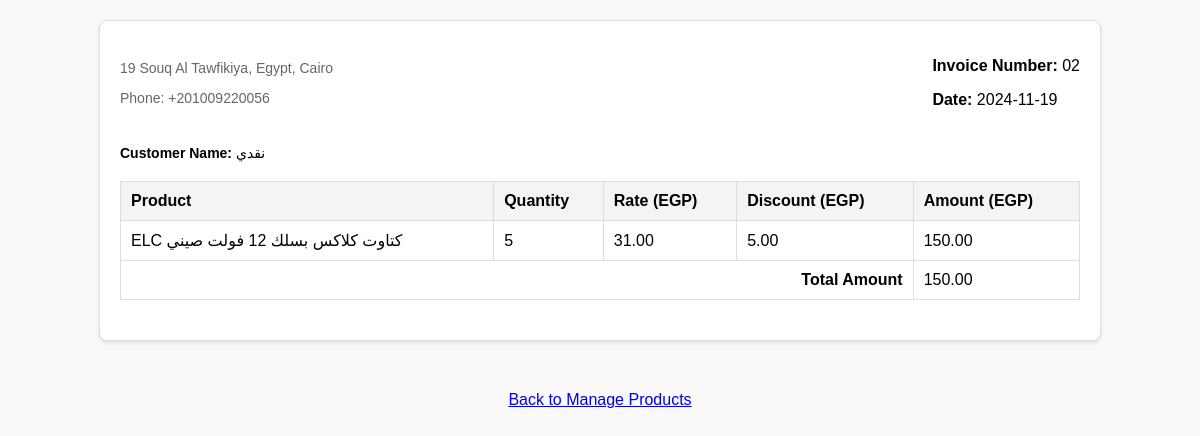
Page /invoice/2 (signed in) on the committed database.
### app/models.py (models this page shows, shortened)
class Invoice(db.Model):
    __tablename__ = 'invoices'  # Consistent naming for table
    id = db.Column(db.Integer, primary_key=True)
    customer_name = db.Column(db.String(255), nullable=False)
    invoice_number = db.Column(db.String(100), unique=True, nullable=False)
    invoice_date = db.Column(db.Date, nullable=False)
    total_amount = db.Column(Numeric(10, 2), nullable=False, default=0)
    discount = db.Column(Numeric(10, 2), nullable=True, default=0)  # Field for discounts
    items = db.relationship('InvoiceItem', back_populates='invoice', cascade="all, delete-orphan")  # Correct relationship

class InvoiceItem(db.Model):
    __tablename__ = 'invoice_item'
    __table_args__ = (
        db.UniqueConstraint('invoice_id', 'product_id', name='unique_invoice_product'),  # Prevent duplicate rows
    )
    id = db.Column(db.Integer, primary_key=True)
    invoice_id = db.Column(db.Integer, db.ForeignKey('invoices.id'), nullable=False)
    product_id = db.Column(db.Integer, db.ForeignKey('product.id'), nullable=False)
    quantity = db.Column(db.Integer, nullable=False)
    rate = db.Column(db.Numeric(10, 2), nullable=False)  # Supports up to 2 decimal places
    tax = db.Column(db.Numeric(10, 2), default=0, nullable=True)
    amount = db.Column(db.Numeric(10, 2), nullable=False)
    discount = db.Column(db.Numeric(10, 2), nullable=True, default=0)  # This can be per item
    invoice = db.relationship('Invoice', back_populates='items')  # Link to Invoice
    product = db.relationship('Product', backref='invoice_items', lazy=True)  # Link to Product

class Product(db.Model):
    __tablename__ = 'product'
    id = db.Column(db.Integer, primary_key=True)
    name = db.Column(db.String(120), nullable=False)
    description = db.Column(db.String(500))
    price = db.Column(Numeric(10, 2), nullable=False)  # Supports up to 2 decimal places
    quantity = db.Column(db.Integer, nullable=False)
    low_stock_threshold = db.Column(db.Integer, nullable=False)
    category_id = db.Column(db.Integer, db.ForeignKey('category.id'), nullable=True)

### app/routes.py (the view)
@bp.route('/invoice/<int:invoice_id>')
def view_invoice(invoice_id):
    if 'admin' not in session:
        return redirect(url_for('routes.login'))
    invoice = Invoice.query.get_or_404(invoice_id)
    for item in invoice.items:
        logging.debug(f"Item ID: {item.id}, Product Name: {item.product.name}, Quantity: {item.quantity}, Rate: {item.rate}, Amount: {item.amount}")
    return render_template('invoice_template.html', invoice=invoice)

### app/templates/invoice_template.html (shortened to what this page needs)
<!DOCTYPE html>
<html lang="en">
<head>
</head>
<body>
    <div class="invoice-container">
        <div class="header">
            <div class="company-info">
                <p>19 Souq Al Tawfikiya, Egypt, Cairo</p>
                <p>Phone: +201009220056</p>
            </div>
            <div>
                <p><strong>Invoice Number:</strong> {{ invoice.invoice_number }}</p>
                <p><strong>Date:</strong> {{ invoice.invoice_date.strftime('%Y-%m-%d') }}</p>
            </div>
        </div>
        <div class="details">
            <p><strong>Customer Name:</strong> {{ invoice.customer_name }}</p>
        </div>
        <table>
            <thead>
                <tr>
                    <th>Product</th>
                    <th>Quantity</th>
                    <th>Rate (EGP)</th>
                    <th>Discount (EGP)</th>
                    <th>Amount (EGP)</th>
                </tr>
            </thead>
            <tbody>
                {% set seen_products = [] %}
                {% for item in invoice.items %}
                    {% if item.product_id not in seen_products %}
                        <tr>
                            <td>{{ item.product.name if item.product else 'No Product Found' }}</td>
                            <td>{{ item.quantity }}</td>
                            <td>{{ item.rate | round(2) }}</td>
                            <td>{{ item.discount | round(2) }}</td>
                            <td>{{ item.amount | round(2) }}</td>
                        </tr>
                        {% set seen_products = seen_products + [item.product_id] %}
                    {% endif %}
                {% else %}
                    <tr>
                        <td colspan="5" style="text-align: center;">No items in this invoice.</td>
                    </tr>
                {% endfor %}
            </tbody>
            <tfoot>
                <tr>
                    <td colspan="4" class="total">Total Amount</td>
                    <td>{{ invoice.total_amount | round(2) }}</td>
                </tr>
            </tfoot>
        </table>
    </div>
    <div class="back-link">
        <a href="/" class="btn btn-secondary">Back to Manage Products</a>
    </div>
</body>
</html>

### app/templates/invoice_template.html (style rules this page uses)
body { font-family: Arial, sans-serif; margin: 0; padding: 0; background-color: #f9f9f9; }
.invoice-container { width: 80%; margin: 20px auto; background: #fff; border: 1px solid #ddd; padding: 20px; border-radius: 8px; box-shadow: 0 2px 4px rgba(0,0,0,0.1); }
.header { display: flex; justify-content: space-between; align-items: center; margin-bottom: 20px; }
.company-info { font-size: 14px; color: #666; }
.details { margin-bottom: 20px; }
.details p { margin: 5px 0; font-size: 14px; }
table { width: 100%; border-collapse: collapse; margin-bottom: 20px; }
table, th, td { border: 1px solid #ddd; }
th, td { padding: 10px; text-align: left; }
th { background-color: #f4f4f4; }
.total { text-align: right; font-weight: bold; }
.back-link { text-align: center; margin-top: 50px; }

### rows in the picture
Invoice: invoice_number "02", invoice_date "2024-11-19", customer_name "نقدي", total_amount "150.00"
InvoiceItem: product "ELC كتاوت كلاكس بسلك 12 فولت صيني", quantity "5", rate "31.00", discount "5.00", amount "150.00"
